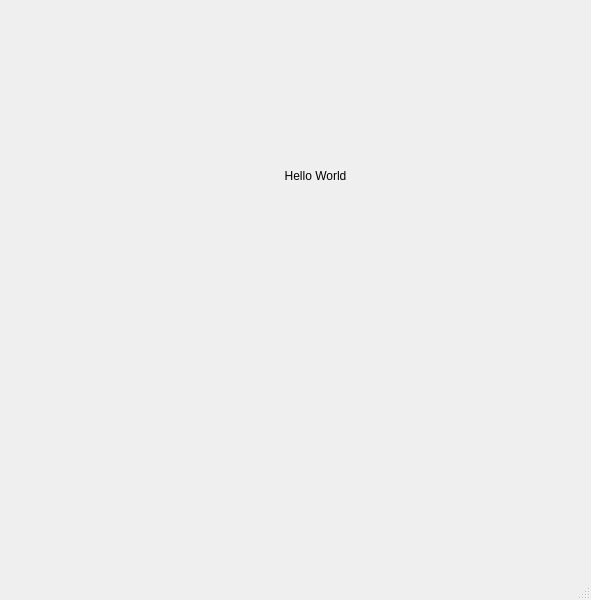
<?xml version="1.0" encoding="UTF-8"?>
<ui version="4.0">
 <class>MainWindow</class>
 <widget class="QMainWindow" name="MainWindow">
  <property name="geometry">
   <rect>
    <x>0</x>
    <y>0</y>
    <width>591</width>
    <height>600</height>
   </rect>
  </property>
  <property name="windowTitle">
   <string>Hello World</string>
  </property>
  <widget class="QWidget" name="centralwidget">
   <widget class="QLabel" name="label">
    <property name="geometry">
     <rect>
      <x>250</x>
      <y>150</y>
      <width>131</width>
      <height>51</height>
     </rect>
    </property>
    <property name="text">
     <string>Hello World</string>
    </property>
    <property name="textFormat">
     <enum>Qt::AutoText</enum>
    </property>
    <property name="alignment">
     <set>Qt::AlignCenter</set>
    </property>
   </widget>
  </widget>
  <widget class="QMenuBar" name="menubar">
   <property name="geometry">
    <rect>
     <x>0</x>
     <y>0</y>
     <width>591</width>
     <height>25</height>
    </rect>
   </property>
  </widget>
  <widget class="QStatusBar" name="statusbar"/>
 </widget>
 <resources/>
 <connections/>
</ui>
